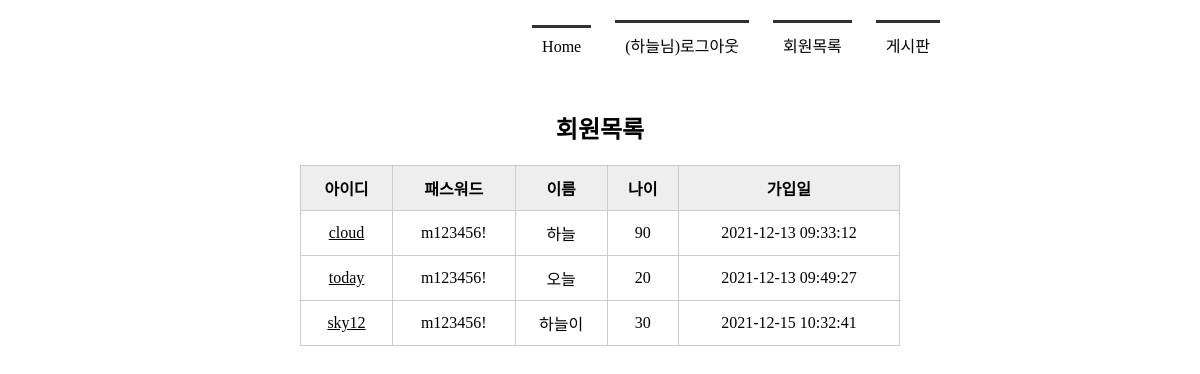
The page /memberlist/ (signed in) on the database its author committed.
### tables this page shows
CREATE TABLE member(
        mid CHAR(5) PRIMARY KEY,
        passwd CHAR(8) NOT NULL,
        name TEXT NOT NULL,
        age INTEGER,
        regDate TIMESTAMP DATE DEFAULT (datetime('now', 'localtime'))
    );

### app.py (the view)
@app.route('/memberlist/')
def memberlist():
    conn = getconn()
    cur = conn.cursor()
    sql = "SELECT * FROM member"
    cur.execute(sql)
    rs = cur.fetchall() #db에서 검색한 데이터
    conn.close()
    return render_template('memberlist.html', rs=rs) #가져온 데이터를 웹으로 보내줌

### app.py (called while the page is built)
def getconn():
    conn = sqlite3.connect('./memberdb.db')
    return conn

### templates/memberlist.html (shortened to what this page needs)
<!DOCTYPE html>
<html lang="ko">
<head>
    <link rel="stylesheet" href="{{ url_for('static', filename='css/style.css') }}">
</head>
<body>
    <div id="container">
        {% include 'navbar.html' %}
        <section>
            <h1>회원목록</h1>
            <table>
                <tr>
                    <th>아이디</th>
                    <th>패스워드</th>
                    <th>이름</th>
                    <th>나이</th>
                    <th>가입일</th>
                </tr>
                {% for i in rs %}
                <tr>
                    <td><a href="{{ url_for('member_view', id=i[0]) }}">{{ i[0] }}</a></td>
                    <td>{{ i[1] }}</td>
                    <td>{{ i[2] }}</td>
                    <td>{{ i[3] }}</td>
                    <td>{{ i[4] }}</td>
                </tr>
                {% endfor %}
            </table>
        </section>
    </div>
</body>
</html>

### static/css/style.css (style rules this page uses)
* { margin: 0; padding: 0 }
#container { width: 1000px; margin: 10px auto; }
section { text-align: center }
section table { width: 600px; margin: 0 auto; border-collapse: collapse; }
section h1 { margin-bottom: 20px; }
section table, th, td { border: 1px solid #ccc; padding: 10px; }
section table th { background-color: #eee; }
section table a { color: #000; }

### rows shown on the page
member: mid "cloud", passwd "m123456!", name "하늘", age "90", regDate "2021-12-13 09:33:12"
member: mid "today", passwd "m123456!", name "오늘", age "20", regDate "2021-12-13 09:49:27"
member: mid "sky12", passwd "m123456!", name "하늘이", age "30", regDate "2021-12-15 10:32:41"

### other values the page prints
{{ session['userName'] }} "하늘"
